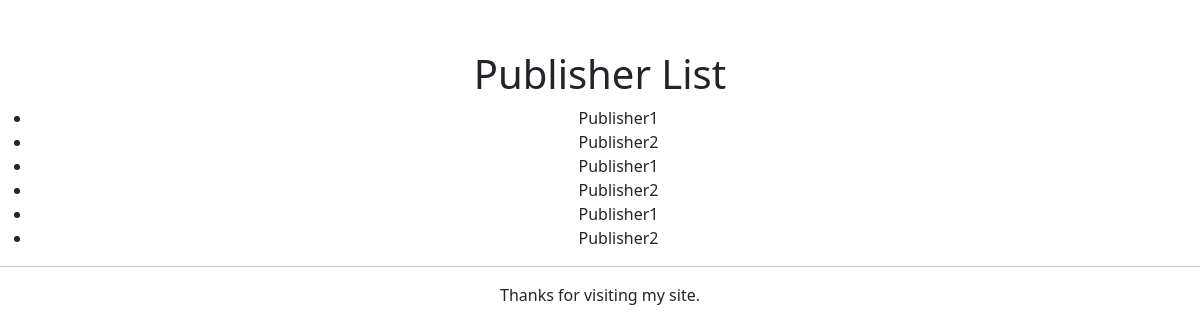
The page /publisher/ on the database as committed earlier.
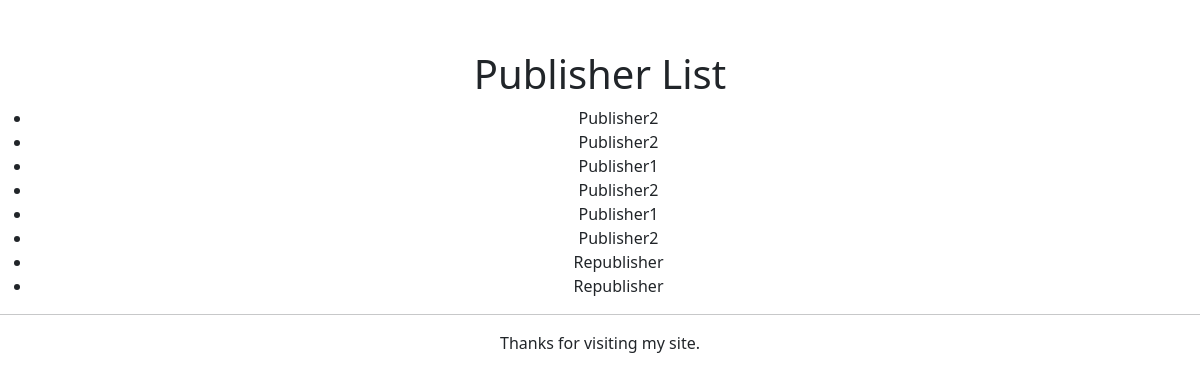
The same page on the database as committed later.
### exercises/models.py (models this page shows, shortened)
class Publisher(models.Model):
    name = models.CharField(max_length=30, null=True)
    address = models.CharField(max_length=50, null=True)
    city = models.CharField(max_length=60, null=True)
    state_province = models.CharField(max_length=30, null=True)
    country = models.CharField(max_length=50, null=True)
    website = models.URLField(max_length = 200, null=True)

### exercises/views.py (the view)
# urls.py: path("publisher/", PublisherListView.as_view(), name='publishers'),
class PublisherListView(ListView):
    model = Publisher
    queryset = Publisher.objects.all()
    context_object_name = "publisher_list"
    template_name = "publisher_list.html"

### templates/publisher_list.html (shortened to what this page needs)
{% extends "base.html" %}
{% block header %}
<h1>Publisher List</h1>
{% endblock %}
{% block content %}
<ul>
{% for publisher in publisher_list %}
    <li><a>{{ publisher.name }}</a></li>
{% empty %}
    <li>No publishers</li>
{% endfor %}
</ul>
{% endblock %}

Rows that differ between the two databases and show on the page:
changed Publisher (number 1 of 8 on the later page): name "Publisher1" → "Publisher2"
added Publisher: name "Republisher"
added Publisher: name "Republisher"
